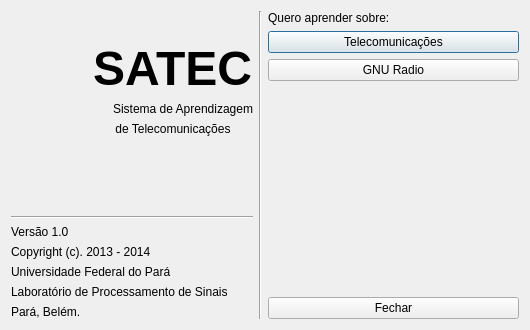
<?xml version="1.0" encoding="UTF-8"?>
<ui version="4.0">
 <class>Dialog</class>
 <widget class="QDialog" name="Dialog">
  <property name="geometry">
   <rect>
    <x>0</x>
    <y>0</y>
    <width>530</width>
    <height>330</height>
   </rect>
  </property>
  <property name="minimumSize">
   <size>
    <width>530</width>
    <height>330</height>
   </size>
  </property>
  <property name="maximumSize">
   <size>
    <width>530</width>
    <height>330</height>
   </size>
  </property>
  <property name="windowTitle">
   <string>Dialog</string>
  </property>
  <layout class="QGridLayout" name="gridLayout">
   <item row="0" column="0" rowspan="2">
    <layout class="QHBoxLayout" name="horizontalLayout_7">
     <item>
      <layout class="QVBoxLayout" name="verticalLayout_13">
       <item>
        <layout class="QHBoxLayout" name="horizontalLayout_8">
         <item>
          <widget class="QLabel" name="label">
           <property name="maximumSize">
            <size>
             <width>145</width>
             <height>177</height>
            </size>
           </property>
           <property name="text">
            <string/>
           </property>
           <property name="pixmap">
            <pixmap>../../.designer/logo_ufpa_sem_fundo.png</pixmap>
           </property>
           <property name="scaledContents">
            <bool>true</bool>
           </property>
          </widget>
         </item>
         <item>
          <layout class="QVBoxLayout" name="verticalLayout_14">
           <item>
            <spacer name="verticalSpacer_10">
             <property name="orientation">
              <enum>Qt::Vertical</enum>
             </property>
             <property name="sizeType">
              <enum>QSizePolicy::Fixed</enum>
             </property>
             <property name="sizeHint" stdset="0">
              <size>
               <width>13</width>
               <height>30</height>
              </size>
             </property>
            </spacer>
           </item>
           <item>
            <widget class="QLabel" name="label_28">
             <property name="font">
              <font>
               <pointsize>36</pointsize>
               <weight>75</weight>
               <italic>false</italic>
               <bold>true</bold>
              </font>
             </property>
             <property name="text">
              <string>SATEC</string>
             </property>
             <property name="textFormat">
              <enum>Qt::RichText</enum>
             </property>
             <property name="wordWrap">
              <bool>false</bool>
             </property>
             <property name="openExternalLinks">
              <bool>true</bool>
             </property>
            </widget>
           </item>
           <item>
            <widget class="QLabel" name="label_29">
             <property name="text">
              <string>Sistema de Aprendizagem</string>
             </property>
             <property name="alignment">
              <set>Qt::AlignRight|Qt::AlignTrailing|Qt::AlignVCenter</set>
             </property>
            </widget>
           </item>
           <item>
            <widget class="QLabel" name="label_30">
             <property name="text">
              <string>de Telecomunicações</string>
             </property>
             <property name="alignment">
              <set>Qt::AlignCenter</set>
             </property>
            </widget>
           </item>
           <item>
            <spacer name="verticalSpacer_11">
             <property name="orientation">
              <enum>Qt::Vertical</enum>
             </property>
             <property name="sizeHint" stdset="0">
              <size>
               <width>20</width>
               <height>40</height>
              </size>
             </property>
            </spacer>
           </item>
          </layout>
         </item>
        </layout>
       </item>
       <item>
        <widget class="Line" name="line_7">
         <property name="orientation">
          <enum>Qt::Horizontal</enum>
         </property>
        </widget>
       </item>
       <item>
        <layout class="QVBoxLayout" name="verticalLayout_15">
         <item>
          <widget class="QLabel" name="label_31">
           <property name="enabled">
            <bool>true</bool>
           </property>
           <property name="text">
            <string>Versão 1.0</string>
           </property>
          </widget>
         </item>
         <item>
          <widget class="QLabel" name="label_32">
           <property name="text">
            <string>Copyright (c). 2013 - 2014</string>
           </property>
          </widget>
         </item>
         <item>
          <widget class="QLabel" name="label_33">
           <property name="text">
            <string>Universidade Federal do Pará</string>
           </property>
          </widget>
         </item>
         <item>
          <widget class="QLabel" name="label_34">
           <property name="text">
            <string>Laboratório de Processamento de Sinais</string>
           </property>
          </widget>
         </item>
         <item>
          <widget class="QLabel" name="label_35">
           <property name="text">
            <string>Pará, Belém.</string>
           </property>
          </widget>
         </item>
        </layout>
       </item>
      </layout>
     </item>
     <item>
      <widget class="Line" name="line_8">
       <property name="orientation">
        <enum>Qt::Vertical</enum>
       </property>
      </widget>
     </item>
    </layout>
   </item>
   <item row="0" column="1">
    <widget class="QLabel" name="label_4">
     <property name="text">
      <string>Quero aprender sobre:</string>
     </property>
    </widget>
   </item>
   <item row="1" column="1">
    <layout class="QVBoxLayout" name="verticalLayout_16">
     <item>
      <widget class="QPushButton" name="buttonTelecomunicacoes">
       <property name="text">
        <string>Telecomunicações</string>
       </property>
       <property name="checkable">
        <bool>false</bool>
       </property>
       <property name="autoDefault">
        <bool>true</bool>
       </property>
       <property name="default">
        <bool>false</bool>
       </property>
       <property name="flat">
        <bool>false</bool>
       </property>
      </widget>
     </item>
     <item>
      <widget class="QPushButton" name="buttonGnuRadio">
       <property name="text">
        <string>GNU Radio</string>
       </property>
       <property name="autoDefault">
        <bool>true</bool>
       </property>
       <property name="default">
        <bool>false</bool>
       </property>
      </widget>
     </item>
     <item>
      <spacer name="verticalSpacer_12">
       <property name="orientation">
        <enum>Qt::Vertical</enum>
       </property>
       <property name="sizeHint" stdset="0">
        <size>
         <width>20</width>
         <height>40</height>
        </size>
       </property>
      </spacer>
     </item>
     <item>
      <widget class="QPushButton" name="buttonFechar">
       <property name="text">
        <string>Fechar</string>
       </property>
       <property name="checkable">
        <bool>false</bool>
       </property>
       <property name="autoDefault">
        <bool>true</bool>
       </property>
       <property name="default">
        <bool>false</bool>
       </property>
      </widget>
     </item>
    </layout>
   </item>
  </layout>
 </widget>
 <resources/>
 <connections/>
</ui>
